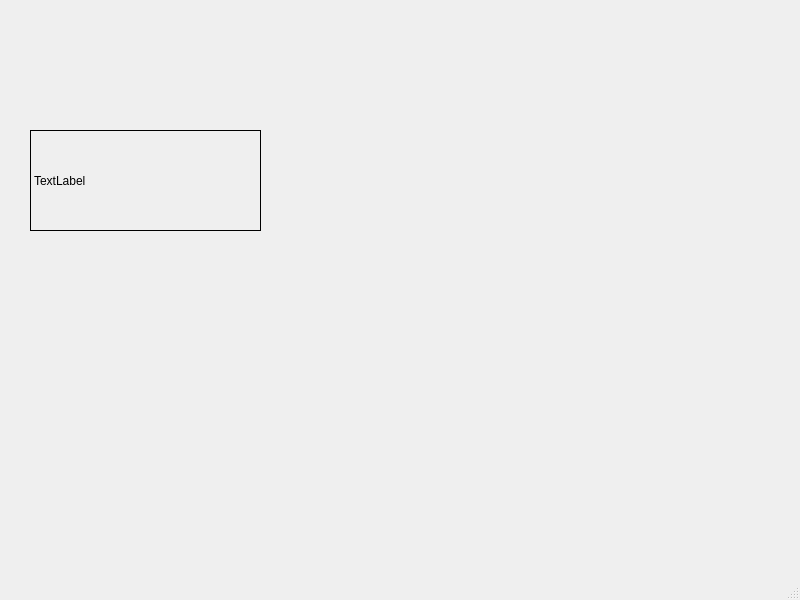
<?xml version="1.0" encoding="UTF-8"?>
<ui version="4.0">
 <class>MainWindow</class>
 <widget class="QMainWindow" name="MainWindow">
  <property name="geometry">
   <rect>
    <x>0</x>
    <y>0</y>
    <width>800</width>
    <height>600</height>
   </rect>
  </property>
  <property name="windowTitle">
   <string>MainWindow</string>
  </property>
  <widget class="QWidget" name="centralwidget">
   <widget class="mylabel" name="label">
    <property name="geometry">
     <rect>
      <x>30</x>
      <y>130</y>
      <width>231</width>
      <height>101</height>
     </rect>
    </property>
    <property name="frameShape">
     <enum>QFrame::Box</enum>
    </property>
    <property name="text">
     <string>TextLabel</string>
    </property>
   </widget>
  </widget>
  <widget class="QMenuBar" name="menubar">
   <property name="geometry">
    <rect>
     <x>0</x>
     <y>0</y>
     <width>800</width>
     <height>25</height>
    </rect>
   </property>
  </widget>
  <widget class="QStatusBar" name="statusbar"/>
 </widget>
 <customwidgets>
  <customwidget>
   <class>mylabel</class>
   <extends>QLabel</extends>
   <header location="global">mylabel.h</header>
  </customwidget>
 </customwidgets>
 <resources/>
 <connections/>
</ui>
